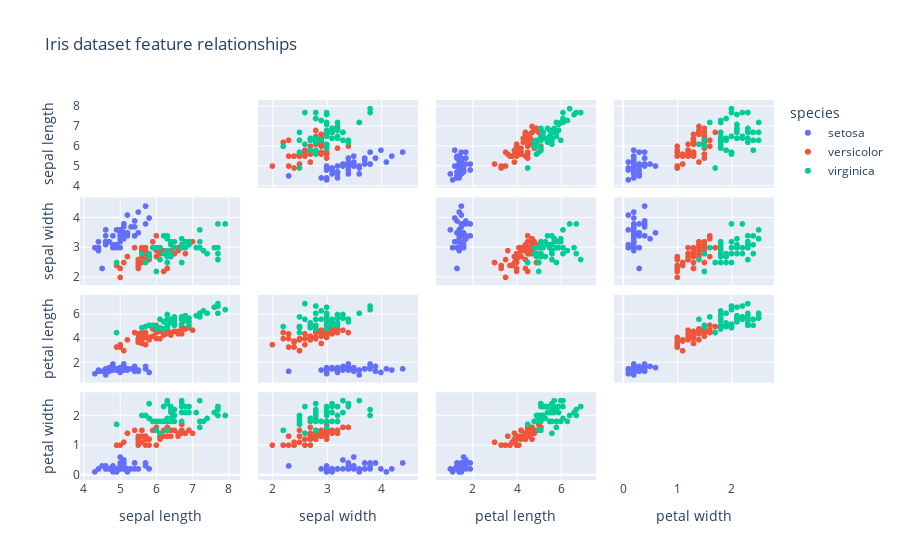

The notebook cell saved with this chart:
### Markdown cell above
### A Slightly Bigger Example (Iris Dataset)

To build confidence, let’s repeat the same workflow on the classic Iris flower dataset included in scikit-learn. The steps—split, train, validate, test—stay the same regardless of dataset size.
The Iris dataset is a classic multivariate dataset containing **150 iris flowers** from **three species**:

- _setosa_ (label `0`)
- _versicolor_ (label `1`)
- _virginica_ (label `2`)

Each row corresponds to a **single flower** and includes **four numeric features** (all in centimeters):

- `sepal length (cm)`
- `sepal width (cm)`
- `petal length (cm)`
- `petal width (cm)`

In scikit-learn, the dataset is provided as a `Bunch` object with:

- `data`: a `(150, 4)` feature matrix (`X_iris`)
- `target`: a length‑150 vector of integer labels (`y_iris`)
- `feature_names`: list of the four feature names
- `target_names`: array mapping `0, 1, 2` → `"setosa"`, `"versicolor"`, `"virginica"`

In this notebook, we:

- Built a **scatter-matrix** (`fig`) to visualize how the three species separate across pairs of features.
- Split the data into **train**, **validation**, and **test** sets (`X_train_i`, `X_val_i`, `X_test_i`, etc.).
- Trained a **DecisionTreeClassifier** (`iris_tree`) and evaluated it with accuracy on each split.
- Computed a **confusion matrix** (`iris_cm`) to see how well the model distinguishes the three species; the current tree achieves **near-perfect (in our run, perfect) accuracy** on the test set.

Because it is small, clean, and well-behaved (no missing values, balanced classes, simple numeric features), the Iris dataset is ideal for practicing supervised learning workflows: **split → train → validate → test**, interpreting decision trees, and comparing different classifiers.

### Code cell
import plotly.express as px
from sklearn.datasets import load_iris

iris = load_iris(as_frame=True)
X_iris = iris.data
y_iris = iris.target

iris_df = iris.frame.copy()
iris_df["species"] = iris_df["target"].map(lambda idx: iris.target_names[idx])

fig = px.scatter_matrix(
  iris_df,
  dimensions=iris.feature_names,
  color="species",
  title="Iris dataset feature relationships",
  labels={col: col.replace(" (cm)", "") for col in iris.feature_names}
)
fig.update_traces(diagonal_visible=False)
fig.show()

### Figure 1 — Plotly figure (JSON) as saved in the notebook; plotly's stock layout.template omitted (floating-point values rounded to 4 significant figures)
{"data": [{"diagonal": {"visible": false}, "dimensions": [{"axis": {"matches": true}, "label": "sepal length", "values": [5.1, 4.9, 4.7, 4.6, 5.0, 5.4, 4.6, 5.0, 4.4, 4.9, 5.4, 4.8, 4.8, 4.3, 5.8, 5.7, 5.4, 5.1, 5.7, 5.1, 5.4, 5.1, 4.6, 5.1, 4.8, 5.0, 5.0, 5.2, 5.2, 4.7, 4.8, 5.4, 5.2, 5.5, 4.9, 5.0, 5.5, 4.9, 4.4, 5.1, 5.0, 4.5, 4.4, 5.0, 5.1, 4.8, 5.1, 4.6, 5.3, 5.0]}, {"axis": {"matches": true}, "label": "sepal width", "values": [3.5, 3.0, 3.2, 3.1, 3.6, 3.9, 3.4, 3.4, 2.9, 3.1, 3.7, 3.4, 3.0, 3.0, 4.0, 4.4, 3.9, 3.5, 3.8, 3.8, 3.4, 3.7, 3.6, 3.3, 3.4, 3.0, 3.4, 3.5, 3.4, 3.2, 3.1, 3.4, 4.1, 4.2, 3.1, 3.2, 3.5, 3.6, 3.0, 3.4, 3.5, 2.3, 3.2, 3.5, 3.8, 3.0, 3.8, 3.2, 3.7, 3.3]}, {"axis": {"matches": true}, "label": "petal length", "values": [1.4, 1.4, 1.3, 1.5, 1.4, 1.7, 1.4, 1.5, 1.4, 1.5, 1.5, 1.6, 1.4, 1.1, 1.2, 1.5, 1.3, 1.4, 1.7, 1.5, 1.7, 1.5, 1.0, 1.7, 1.9, 1.6, 1.6, 1.5, 1.4, 1.6, 1.6, 1.5, 1.5, 1.4, 1.5, 1.2, 1.3, 1.4, 1.3, 1.5, 1.3, 1.3, 1.3, 1.6, 1.9, 1.4, 1.6, 1.4, 1.5, 1.4]}, {"axis": {"matches": true}, "label": "petal width", "values": [0.2, 0.2, 0.2, 0.2, 0.2, 0.4, 0.3, 0.2, 0.2, 0.1, 0.2, 0.2, 0.1, 0.1, 0.2, 0.4, 0.4, 0.3, 0.3, 0.3, 0.2, 0.4, 0.2, 0.5, 0.2, 0.2, 0.4, 0.2, 0.2, 0.2, 0.2, 0.4, 0.1, 0.2, 0.2, 0.2, 0.2, 0.1, 0.2, 0.2, 0.3, 0.3, 0.2, 0.6, 0.4, 0.3, 0.2, 0.2, 0.2, 0.2]}], "hovertemplate": "species=setosa<br>%{xaxis.title.text}=%{x}<br>%{yaxis.title.text}=%{y}<extra></extra>", "legendgroup": "setosa", "marker": {"color": "#636efa", "symbol": "circle"}, "name": "setosa", "showlegend": true, "type": "splom"}, {"diagonal": {"visible": false}, "dimensions": [{"axis": {"matches": true}, "label": "sepal length", "values": [7.0, 6.4, 6.9, 5.5, 6.5, 5.7, 6.3, 4.9, 6.6, 5.2, 5.0, 5.9, 6.0, 6.1, 5.6, 6.7, 5.6, 5.8, 6.2, 5.6, 5.9, 6.1, 6.3, 6.1, 6.4, 6.6, 6.8, 6.7, 6.0, 5.7, 5.5, 5.5, 5.8, 6.0, 5.4, 6.0, 6.7, 6.3, 5.6, 5.5, 5.5, 6.1, 5.8, 5.0, 5.6, 5.7, 5.7, 6.2, 5.1, 5.7]}, {"axis": {"matches": true}, "label": "sepal width", "values": [3.2, 3.2, 3.1, 2.3, 2.8, 2.8, 3.3, 2.4, 2.9, 2.7, 2.0, 3.0, 2.2, 2.9, 2.9, 3.1, 3.0, 2.7, 2.2, 2.5, 3.2, 2.8, 2.5, 2.8, 2.9, 3.0, 2.8, 3.0, 2.9, 2.6, 2.4, 2.4, 2.7, 2.7, 3.0, 3.4, 3.1, 2.3, 3.0, 2.5, 2.6, 3.0, 2.6, 2.3, 2.7, 3.0, 2.9, 2.9, 2.5, 2.8]}, {"axis": {"matches": true}, "label": "petal length", "values": [4.7, 4.5, 4.9, 4.0, 4.6, 4.5, 4.7, 3.3, 4.6, 3.9, 3.5, 4.2, 4.0, 4.7, 3.6, 4.4, 4.5, 4.1, 4.5, 3.9, 4.8, 4.0, 4.9, 4.7, 4.3, 4.4, 4.8, 5.0, 4.5, 3.5, 3.8, 3.7, 3.9, 5.1, 4.5, 4.5, 4.7, 4.4, 4.1, 4.0, 4.4, 4.6, 4.0, 3.3, 4.2, 4.2, 4.2, 4.3, 3.0, 4.1]}, {"axis": {"matches": true}, "label": "petal width", "values": [1.4, 1.5, 1.5, 1.3, 1.5, 1.3, 1.6, 1.0, 1.3, 1.4, 1.0, 1.5, 1.0, 1.4, 1.3, 1.4, 1.5, 1.0, 1.5, 1.1, 1.8, 1.3, 1.5, 1.2, 1.3, 1.4, 1.4, 1.7, 1.5, 1.0, 1.1, 1.0, 1.2, 1.6, 1.5, 1.6, 1.5, 1.3, 1.3, 1.3, 1.2, 1.4, 1.2, 1.0, 1.3, 1.2, 1.3, 1.3, 1.1, 1.3]}], "hovertemplate": "species=versicolor<br>%{xaxis.title.text}=%{x}<br>%{yaxis.title.text}=%{y}<extra></extra>", "legendgroup": "versicolor", "marker": {"color": "#EF553B", "symbol": "circle"}, "name": "versicolor", "showlegend": true, "type": "splom"}, {"diagonal": {"visible": false}, "dimensions": [{"axis": {"matches": true}, "label": "sepal length", "values": [6.3, 5.8, 7.1, 6.3, 6.5, 7.6, 4.9, 7.3, 6.7, 7.2, 6.5, 6.4, 6.8, 5.7, 5.8, 6.4, 6.5, 7.7, 7.7, 6.0, 6.9, 5.6, 7.7, 6.3, 6.7, 7.2, 6.2, 6.1, 6.4, 7.2, 7.4, 7.9, 6.4, 6.3, 6.1, 7.7, 6.3, 6.4, 6.0, 6.9, 6.7, 6.9, 5.8, 6.8, 6.7, 6.7, 6.3, 6.5, 6.2, 5.9]}, {"axis": {"matches": true}, "label": "sepal width", "values": [3.3, 2.7, 3.0, 2.9, 3.0, 3.0, 2.5, 2.9, 2.5, 3.6, 3.2, 2.7, 3.0, 2.5, 2.8, 3.2, 3.0, 3.8, 2.6, 2.2, 3.2, 2.8, 2.8, 2.7, 3.3, 3.2, 2.8, 3.0, 2.8, 3.0, 2.8, 3.8, 2.8, 2.8, 2.6, 3.0, 3.4, 3.1, 3.0, 3.1, 3.1, 3.1, 2.7, 3.2, 3.3, 3.0, 2.5, 3.0, 3.4, 3.0]}, {"axis": {"matches": true}, "label": "petal length", "values": [6.0, 5.1, 5.9, 5.6, 5.8, 6.6, 4.5, 6.3, 5.8, 6.1, 5.1, 5.3, 5.5, 5.0, 5.1, 5.3, 5.5, 6.7, 6.9, 5.0, 5.7, 4.9, 6.7, 4.9, 5.7, 6.0, 4.8, 4.9, 5.6, 5.8, 6.1, 6.4, 5.6, 5.1, 5.6, 6.1, 5.6, 5.5, 4.8, 5.4, 5.6, 5.1, 5.1, 5.9, 5.7, 5.2, 5.0, 5.2, 5.4, 5.1]}, {"axis": {"matches": true}, "label": "petal width", "values": [2.5, 1.9, 2.1, 1.8, 2.2, 2.1, 1.7, 1.8, 1.8, 2.5, 2.0, 1.9, 2.1, 2.0, 2.4, 2.3, 1.8, 2.2, 2.3, 1.5, 2.3, 2.0, 2.0, 1.8, 2.1, 1.8, 1.8, 1.8, 2.1, 1.6, 1.9, 2.0, 2.2, 1.5, 1.4, 2.3, 2.4, 1.8, 1.8, 2.1, 2.4, 2.3, 1.9, 2.3, 2.5, 2.3, 1.9, 2.0, 2.3, 1.8]}], "hovertemplate": "species=virginica<br>%{xaxis.title.text}=%{x}<br>%{yaxis.title.text}=%{y}<extra></extra>", "legendgroup": "virginica", "marker": {"color": "#00cc96", "symbol": "circle"}, "name": "virginica", "showlegend": true, "type": "splom"}], "layout": {"dragmode": "select", "legend": {"title": {"text": "species"}, "tracegroupgap": 0}, "title": {"text": "Iris dataset feature relationships"}}}
